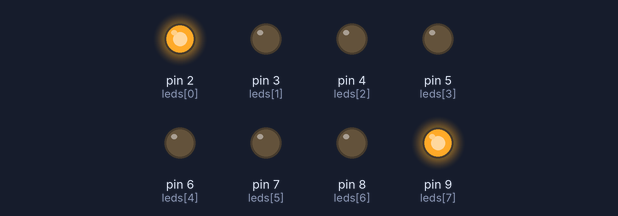
Bench run of a sketch on a simulated Arduino Uno, built with avr-gcc and run on an emulated ATmega328P. On the bench: output pins drawn as LEDs (lit = HIGH).

Above: at 0.12 s.
At 0.87 s:
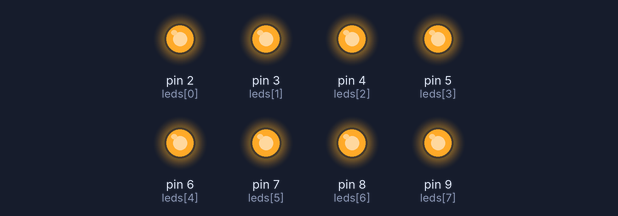
At 1.37 s:
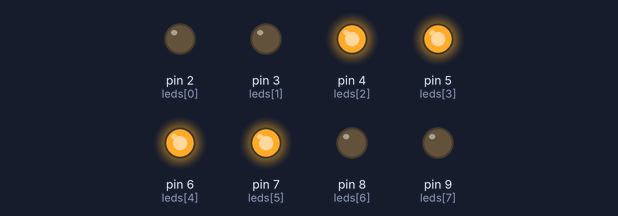
At 1.87 s:
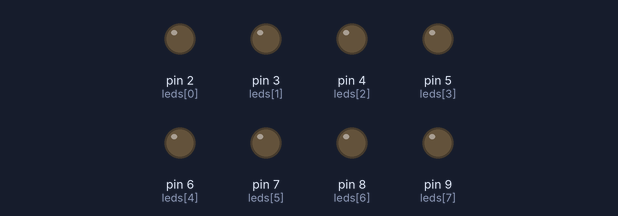
At 3.12 s:
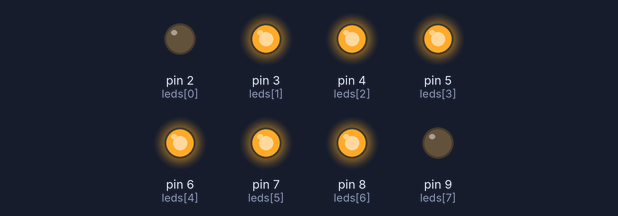
At 4.37 s:
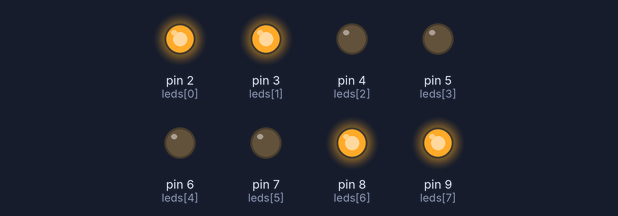
Timing chart, 0 to 4.7 s (numbered marks = the images above):
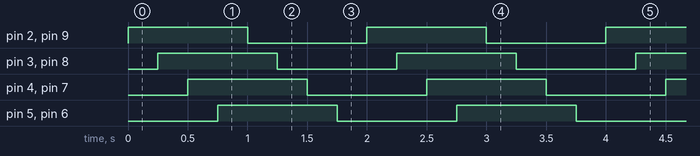

The sketch:

Secret_Lab02.ino
```cpp
// LED Array Assesment
//Jordan Secret
//All work here is honestly obtained and is my own.

int leds[] = {2,3,4,5,6,7,8,9,9,8,7,6,5,4,3,2};//led pins
int leds2[] = {9,8,7,6,5,4,3,2,2,3,4,5,6,7,8,9};
int speeds[] = {250,100,50};


void ledArray(int time) {//does the pin switching
  for(int i = 0; i < 16; i++){
    digitalWrite(leds[i], 1);
    delay(time);
    digitalWrite(leds[i], 0);
    delay(time);
  }
}

void ledArray2(int time) {//does the pin switching
  for(int i = 0; i < 16; i++){
    digitalWrite(leds[i], 1);
    digitalWrite(leds2[i], 1);
    delay(time);
    digitalWrite(leds[i], 0);
    digitalWrite(leds2[i], 0);
    delay(time);
  }
}

void lightening(int time) {//does the pin switching
  for(int i = 0; i < 8; i++){
    digitalWrite(leds[i], 1);
    delay(time);
  }
  for(int i = 8; i< 16; i++){
    digitalWrite(leds[i], 0);
    delay(time);
  }
}

void design(int time) {
  for(int i = 0; i < 4; i++){
    digitalWrite(leds[i], 1);
    digitalWrite(leds2[i], 1);
    delay(time);
  }
  for(int i = 0; i < 4; i++){
    digitalWrite(leds[i], 0);
    digitalWrite(leds2[i], 0);
    delay(time);
  }


}


void setup(){
  pinMode(4,1);
  pinMode(5,1);
  pinMode(6,1);
  pinMode(7,1);
  pinMode(8,1);
  pinMode(9,1);
  pinMode(3,1);
  pinMode(2,1);
}

void loop(){
//  for(int i = 0; i<3; i++){
//    ledArray(speeds[i]);
//    ledArray2(speeds[i]);
//    lightening(speeds[i]);
//  }
//  for(int i = 0; i<10; i++){
//    ledArray2(speeds[2]);
//    lightening(speeds[1]);
//  }
design(250);
}
```

Measured:
- by itself, pin 2 (leds[0]), pin 3 (leds[1]), pin 4 (leds[2]), pin 5 (leds[3]), pin 6 (leds[4]), pin 7 (leds[5]), pin 8 (leds[6]), pin 9 (leds[7]): alternates HIGH for 1.0 s and LOW for 1.0 s
- by itself, everything shown: repeats every 2.0 s, in 8 steps
